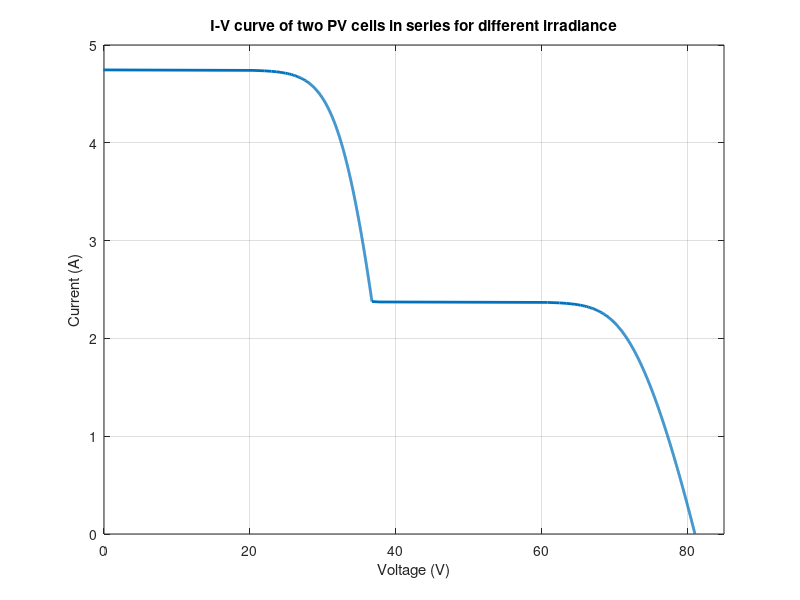
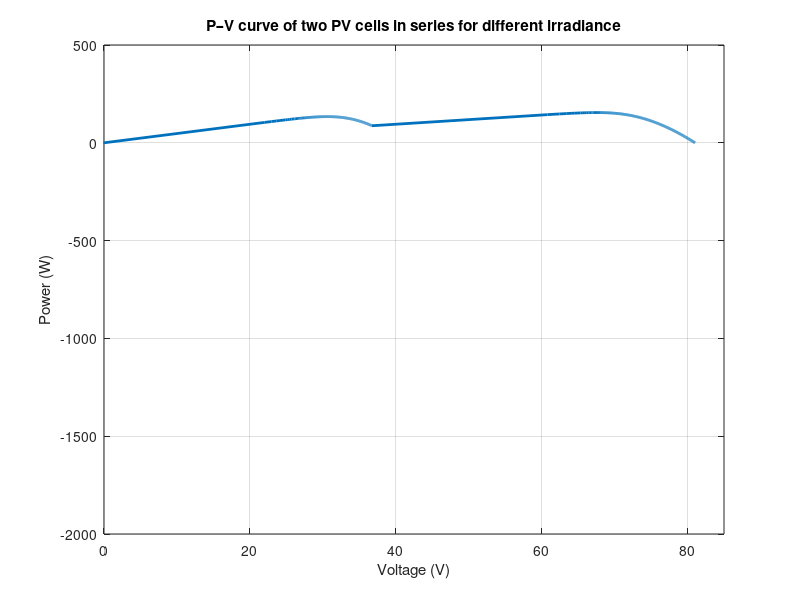
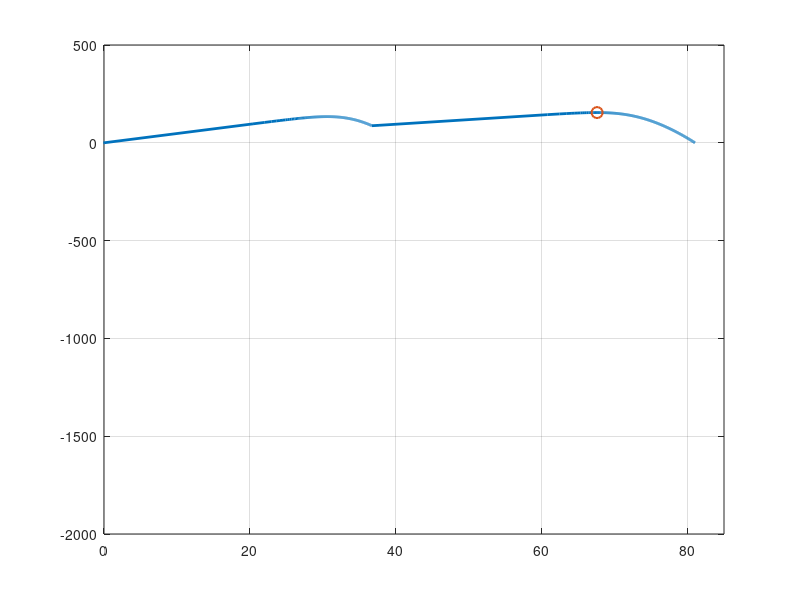

These figures' MATLAB source, in order: (Note: this script raises an error after producing the figures.)
clear
%% constant
Voc = 43.5;% Open circuit voltage V
Isc = 4.75;% Short circuit current A
Vmp = 34.5;% Maximum power voltage V
Imp = 4.35;% Maximum power current A
Ki = 0.00065 * Isc;% Temperature coefficient of ISC A/°C
Kv = -0.16;        % Temperature coefficient of VOC V/°C
q  = 1.602e-19;    % electron charge (C)
Kb = 1.380649e-23; % Boltzmann constant (J/K)
Ns = 72;% Number of series connected cells
Gr = 1000;  % Nominal irradiance level (W/m2) 
G = 1000;   % Operating irradiance level for first PV cell(W/m2)
G1 = 500;   % Operating irradiance level for second PV cell(W/m2)
Tr = 298.15;% Reference cell temperature(K) of 25°C
Tk = 298.15;% Operating temperature(K) suppose as 25°C 
Tdif = Tk - Tr;
A = 1.2;   % Diode ideality factor
Ego = 1.15;% Band gap energy for the silicon semiconductor eV
Rs = 1;    % Series connected resistance
Rp = 1e3; % Parallel connected resistance 
Vf  = 0.6; % Forward voltage for diode
Ron = 1e-2;% Forward resistance for diode
%% function
Iph_light = (Isc+Ki*Tdif) * G / Gr;
Iph_shaded = (Isc+Ki*Tdif) * G1 / Gr;
Irs = Isc / (exp(q*Voc/(Kb*A*Tk*Ns) - 1));
Irs_shaded = Isc / (exp(q*Voc/(Kb*A*Tk*Ns) - 1));
Io1 = exp(q*Ego*Tdif/(A*Kb*Tr*Tk)) * Irs * (Tk/Tr).^3;
Io1_shaded = exp(q*Ego*Tdif/(A*Kb*Tr*Tk)) * Irs_shaded * (Tk/Tr).^3;
%Io = Io1 * (exp(q*(Vpv+Ipv*Rs)/(Ns*A*Kb*Tk)) - 1);
%Ipv = Iph - Io - (Vpv+Ipv*Rs*Ns)/(Ns*Rp);

It = linspace(Iph_light, 0, 1000).';
Vt = zeros(size(It));
V1_last = 0; 
V2_last = 0;

for k = 1:numel(It)
    I = It(k);
    F1 = @(V) Iph_light - I - Io1 * (exp(q*(V + I*Rs)/(Ns*A*Kb*Tk)) - 1) - (V + I*Rs*Ns)/(Ns*Rp);
    V1 = fsolve(F1, V1_last);

    if I <= Iph_shaded
        F2 = @(V) Iph_shaded - I - Io1_shaded * (exp(q*(V + I*Rs)/(Ns*A*Kb*Tk)) - 1) - (V + I*Rs*Ns)/(Ns*Rp);
        V2 = fsolve(F2, V2_last);
    else
        V2 = -(Vf + I*Ron); 
    end
    Vt(k) = V1 + V2;  
    V1_last = V1;            
    V2_last = V2;
end
Pt = Vt .* It;

[Pmp, idx] = max(Pt);    
Vmp = Vt(idx);                
Imp = It(idx);                
fprintf('MPPT -> Vmp = %.3f V, Imp = %.3f A, Pmp = %.3f W\n', Vmp, Imp, Pmp);
%% figure
figure
plot(Vt,It,'LineWidth',2);
xlim([0 85])
xlabel('Voltage (V)'); 
ylabel('Current (A)'); 
title('I-V curve of two PV cells in series for different irradiance');
grid on

figure
plot(Vt,Pt,'LineWidth',2);
xlim([0 85])
xlabel('Voltage (V)'); 
ylabel('Power (W)'); 
title('P–V curve of two PV cells in series for different irradiance');
grid on

figure
plot(Vt, Pt, 'LineWidth', 2);  
grid on;  
xlim([0 85])
hold on
plot(Vmp, Pmp, 'o', 'MarkerSize', 8, 'LineWidth', 1.5);   
xline(Vmp, '--');  yline(Pmp, '--');             
legend('P–V','MPPT','Location','best');
xlabel('Voltage (V)'); ylabel('Power (W)');
title(sprintf('P–V curve (MPP at V=%.3f V, P=%.3f W)', Vmp, Pmp));